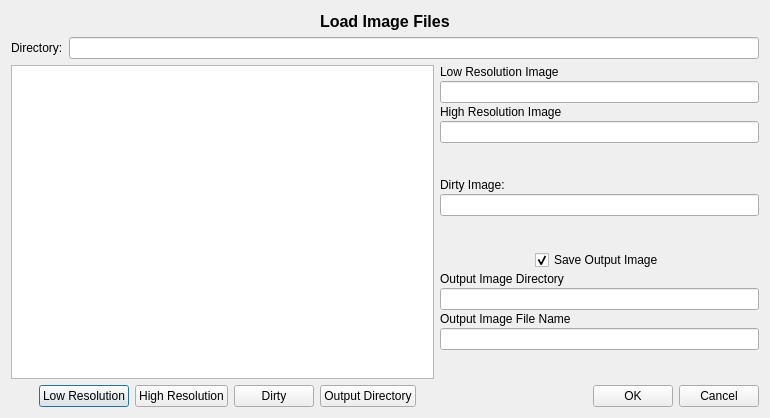
<?xml version="1.0" encoding="UTF-8"?>
<ui version="4.0">
 <class>FileLoaderClass</class>
 <widget class="QDialog" name="FileLoaderClass">
  <property name="geometry">
   <rect>
    <x>0</x>
    <y>0</y>
    <width>770</width>
    <height>418</height>
   </rect>
  </property>
  <property name="windowTitle">
   <string>FileLoader</string>
  </property>
  <layout class="QVBoxLayout" name="verticalLayout_3">
   <item>
    <layout class="QHBoxLayout" name="horizontalLayout_3">
     <item>
      <spacer name="horizontalSpacer_2">
       <property name="orientation">
        <enum>Qt::Horizontal</enum>
       </property>
       <property name="sizeHint" stdset="0">
        <size>
         <width>40</width>
         <height>20</height>
        </size>
       </property>
      </spacer>
     </item>
     <item>
      <widget class="QLabel" name="label_6">
       <property name="font">
        <font>
         <pointsize>12</pointsize>
         <weight>75</weight>
         <bold>true</bold>
        </font>
       </property>
       <property name="text">
        <string>Load Image Files</string>
       </property>
      </widget>
     </item>
     <item>
      <spacer name="horizontalSpacer_3">
       <property name="orientation">
        <enum>Qt::Horizontal</enum>
       </property>
       <property name="sizeHint" stdset="0">
        <size>
         <width>40</width>
         <height>20</height>
        </size>
       </property>
      </spacer>
     </item>
    </layout>
   </item>
   <item>
    <layout class="QHBoxLayout" name="horizontalLayout_2">
     <item>
      <widget class="QLabel" name="label">
       <property name="text">
        <string>Directory:</string>
       </property>
      </widget>
     </item>
     <item>
      <widget class="QLineEdit" name="directoryLineEdit">
       <property name="enabled">
        <bool>true</bool>
       </property>
       <property name="toolTip">
        <string>Source directory for image files.</string>
       </property>
      </widget>
     </item>
    </layout>
   </item>
   <item>
    <layout class="QHBoxLayout" name="horizontalLayout_6">
     <item>
      <layout class="QVBoxLayout" name="verticalLayout_2">
       <item>
        <widget class="QTreeView" name="treeWidget">
         <property name="toolTip">
          <string>Select a directory or image file.</string>
         </property>
        </widget>
       </item>
       <item>
        <layout class="QHBoxLayout" name="horizontalLayout_4">
         <item>
          <spacer name="horizontalSpacer_4">
           <property name="orientation">
            <enum>Qt::Horizontal</enum>
           </property>
           <property name="sizeHint" stdset="0">
            <size>
             <width>28</width>
             <height>20</height>
            </size>
           </property>
          </spacer>
         </item>
         <item>
          <widget class="QPushButton" name="lowResButton">
           <property name="toolTip">
            <string>Specify the low resolution image file by selecting a file from the directory tree and then clicking this button.</string>
           </property>
           <property name="text">
            <string>Low Resolution</string>
           </property>
          </widget>
         </item>
         <item>
          <widget class="QPushButton" name="highResButton">
           <property name="toolTip">
            <string>Specify the high resolution image by selecting a file from the directory tree and clicking this button.</string>
           </property>
           <property name="text">
            <string>High Resolution</string>
           </property>
          </widget>
         </item>
         <item>
          <widget class="QPushButton" name="dirtyImageButton">
           <property name="toolTip">
            <string>Load a dirty image for reference.</string>
           </property>
           <property name="text">
            <string>Dirty</string>
           </property>
          </widget>
         </item>
         <item>
          <widget class="QPushButton" name="outputButton">
           <property name="toolTip">
            <string>Specify the directory for the output image by selecting a directory from the directory tree and clicking this button.</string>
           </property>
           <property name="text">
            <string>Output Directory</string>
           </property>
          </widget>
         </item>
         <item>
          <spacer name="horizontalSpacer_5">
           <property name="orientation">
            <enum>Qt::Horizontal</enum>
           </property>
           <property name="sizeHint" stdset="0">
            <size>
             <width>18</width>
             <height>20</height>
            </size>
           </property>
          </spacer>
         </item>
        </layout>
       </item>
      </layout>
     </item>
     <item>
      <layout class="QVBoxLayout" name="verticalLayout">
       <property name="spacing">
        <number>2</number>
       </property>
       <item>
        <widget class="QLabel" name="label_2">
         <property name="text">
          <string>&lt;font colot='black'&gt;Low Resolution Image&lt;/font&gt;</string>
         </property>
        </widget>
       </item>
       <item>
        <widget class="QLineEdit" name="lowResolutionLineEdit">
         <property name="toolTip">
          <string>Absolute path to the low resolution image file.</string>
         </property>
        </widget>
       </item>
       <item>
        <widget class="QLabel" name="label_3">
         <property name="text">
          <string>&lt;font color='black'&gt;High Resolution Image&lt;/font&gt;</string>
         </property>
        </widget>
       </item>
       <item>
        <widget class="QLineEdit" name="highResolutionLineEdit">
         <property name="toolTip">
          <string>Absolute path to the high resolution image file.</string>
         </property>
        </widget>
       </item>
       <item>
        <spacer name="verticalSpacer_2">
         <property name="orientation">
          <enum>Qt::Vertical</enum>
         </property>
         <property name="sizeHint" stdset="0">
          <size>
           <width>20</width>
           <height>40</height>
          </size>
         </property>
        </spacer>
       </item>
       <item>
        <widget class="QLabel" name="label_7">
         <property name="text">
          <string>Dirty Image:</string>
         </property>
        </widget>
       </item>
       <item>
        <widget class="QLineEdit" name="dirtyImageLineEdit">
         <property name="toolTip">
          <string>Absolute path to the dirty image.</string>
         </property>
        </widget>
       </item>
       <item>
        <spacer name="verticalSpacer">
         <property name="orientation">
          <enum>Qt::Vertical</enum>
         </property>
         <property name="sizeHint" stdset="0">
          <size>
           <width>20</width>
           <height>40</height>
          </size>
         </property>
        </spacer>
       </item>
       <item>
        <layout class="QHBoxLayout" name="horizontalLayout_5">
         <item>
          <spacer name="horizontalSpacer_6">
           <property name="orientation">
            <enum>Qt::Horizontal</enum>
           </property>
           <property name="sizeHint" stdset="0">
            <size>
             <width>40</width>
             <height>20</height>
            </size>
           </property>
          </spacer>
         </item>
         <item>
          <widget class="QCheckBox" name="saveOutputCheckBox">
           <property name="toolTip">
            <string>If this box is not checked, the output image will not be saved.</string>
           </property>
           <property name="text">
            <string>Save Output Image</string>
           </property>
           <property name="checked">
            <bool>true</bool>
           </property>
          </widget>
         </item>
         <item>
          <spacer name="horizontalSpacer_7">
           <property name="orientation">
            <enum>Qt::Horizontal</enum>
           </property>
           <property name="sizeHint" stdset="0">
            <size>
             <width>40</width>
             <height>20</height>
            </size>
           </property>
          </spacer>
         </item>
        </layout>
       </item>
       <item>
        <widget class="QLabel" name="label_4">
         <property name="text">
          <string>&lt;font color='black'&gt;Output Image Directory&lt;/font&gt;</string>
         </property>
        </widget>
       </item>
       <item>
        <widget class="QLineEdit" name="outputImageDirectoryLineEdit">
         <property name="toolTip">
          <string>Specify a directory where the output image should be saved.</string>
         </property>
        </widget>
       </item>
       <item>
        <widget class="QLabel" name="label_5">
         <property name="text">
          <string>&lt;font color='black'&gt;Output Image File Name&lt;/font&gt;</string>
         </property>
        </widget>
       </item>
       <item>
        <widget class="QLineEdit" name="outputImageFileLineEdit">
         <property name="toolTip">
          <string>Specify the name of the output image.</string>
         </property>
        </widget>
       </item>
       <item>
        <spacer name="verticalSpacer_3">
         <property name="orientation">
          <enum>Qt::Vertical</enum>
         </property>
         <property name="sizeHint" stdset="0">
          <size>
           <width>20</width>
           <height>40</height>
          </size>
         </property>
        </spacer>
       </item>
       <item>
        <layout class="QHBoxLayout" name="horizontalLayout">
         <item>
          <spacer name="horizontalSpacer">
           <property name="orientation">
            <enum>Qt::Horizontal</enum>
           </property>
           <property name="sizeHint" stdset="0">
            <size>
             <width>40</width>
             <height>20</height>
            </size>
           </property>
          </spacer>
         </item>
         <item>
          <widget class="QPushButton" name="okButton">
           <property name="toolTip">
            <string>Save the locations of the specified image files and close this dialog.</string>
           </property>
           <property name="text">
            <string>OK</string>
           </property>
          </widget>
         </item>
         <item>
          <widget class="QPushButton" name="cancelButton">
           <property name="toolTip">
            <string>Close this  without saving the settings dialog.</string>
           </property>
           <property name="text">
            <string>Cancel</string>
           </property>
          </widget>
         </item>
        </layout>
       </item>
      </layout>
     </item>
    </layout>
   </item>
  </layout>
 </widget>
 <layoutdefault spacing="6" margin="11"/>
 <resources/>
 <connections/>
</ui>
